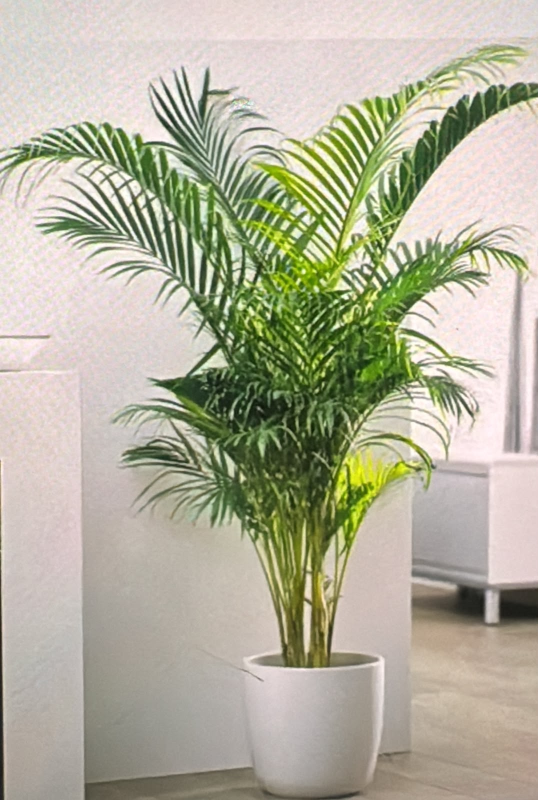
#> input picture sample1fake.jpeg, 1076 x 1600 px (shown at 1/2 size); its folder holds only this picture in this run
$ python -i features.py   (imports and definitions only)   (older library calls are emulated)
#> lines starting #> are read from the running program, lines starting #| are printed output that depends on the picture; after the words box and inside, x2 and y2 are one past the last pixel; in counts of white or black regions, pixels touching at a corner belong together
### utils.py
"""
Generic, reusable helpers shared across the project.
No screen-detection-specific logic lives here.
"""

import logging
import time
import functools
import sys

import cv2
import numpy as np

import config


def setup_logger(name: str = "screen_detector") -> logging.Logger:
#> further down, picture is the input picture: shape (1600, 1076, 3); mean B, G, R 156, 176.7, 178.5
    logger = logging.getLogger(name)
    if not logger.handlers:
        handler = logging.StreamHandler(sys.stderr)
        formatter = logging.Formatter("[%(levelname)s] %(name)s: %(message)s")
        handler.setFormatter(formatter)
        logger.addHandler(handler)
        logger.setLevel(logging.INFO)
    return logger


logger = setup_logger()


def safe_divide(numerator: float, denominator: float, default: float = 0.0) -> float:
    """Avoid divide-by-zero in ratio-based features."""
    if denominator == 0 or np.isnan(denominator):
        return default
    result = numerator / denominator
    if np.isnan(result) or np.isinf(result):
        return default
    return float(result)


# [27 lines left out: functions load_image, preprocess_image, not called in this run]


def to_gray(image: np.ndarray) -> np.ndarray:
    if len(image.shape) == 2:
        return image
    return cv2.cvtColor(image, cv2.COLOR_BGR2GRAY)
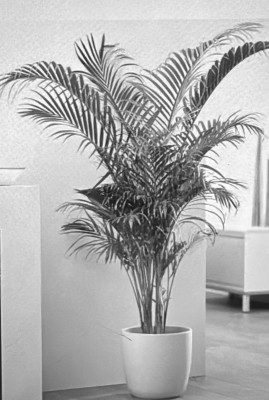
#> returned value: shape (1600, 1076) (shown at 1/4 size); min 13, max 255, mean 174.9


# [26 lines left out: functions timer, list_image_files, not called in this run]

### features.py
"""
Handcrafted feature extraction for screen-vs-real classification.

Each function takes a preprocessed (resized) BGR image and returns a dict
of {feature_name: float}. extract_all_features() concatenates everything
into a single fixed-order vector, with FEATURE_NAMES kept in lockstep so
predict.py / evaluate.py can always interpret the vector correctly even if
this file changes later.
"""

from collections import OrderedDict

import cv2
import numpy as np
import pywt
from skimage.feature import local_binary_pattern

import config
from utils import to_gray, safe_divide


# ---------------------------------------------------------------------------
# 1. FFT radial energy-band features
# ---------------------------------------------------------------------------
def fft_features(gray: np.ndarray) -> dict:
    """
    Compute the 2D FFT magnitude spectrum, radially bin it into bands
    (config.FFT_BANDS), and return each band's energy fraction of total
    energy, plus a "deviation from natural 1/f falloff" score.
    """
    f = np.fft.fft2(gray.astype(np.float32))
    fshift = np.fft.fftshift(f)
    magnitude = np.abs(fshift)
    power = magnitude ** 2

    h, w = gray.shape
    cy, cx = h // 2, w // 2
    y, x = np.ogrid[:h, :w]
    radius = np.sqrt((x - cx) ** 2 + (y - cy) ** 2)
    max_radius = np.sqrt(cx ** 2 + cy ** 2)
    norm_radius = radius / max_radius  # 0 at center, 1 at corner

    total_energy = power.sum()
#> total_energy = 9.86e+16
    feats = {}
    band_energies = []
    for i, (lo, hi) in enumerate(config.FFT_BANDS):
        mask = (norm_radius >= lo) & (norm_radius < hi)
        band_energy = power[mask].sum()
        frac = safe_divide(band_energy, total_energy)
        feats[f"fft_band_{i}_energy_frac"] = frac
        band_energies.append(frac)
#> this loop made 4 passes
#> (band_energy, result in safe_divide, frac) on passes 1 to 2: (9.85e+16, 0.999, 0.999), (1.33e+14, 0.00135, 0.00135)
#> after the loop, band_energies = [0.999, 0.00135, 6.69e-05, 1.15e-05]; feats = {'fft_band_0_energy_frac': 0.999, 'fft_band_1_energy_frac': 0.00135, 'fft_band_2_energy_frac': 6.69e-05, 'fft_band_3_energy_frac': 1.15e-05}

    # Radially averaged 1D profile, used to measure deviation from the
    # smooth monotonic decay expected in natural images.
    n_bins = 40
    bin_idx = np.clip((norm_radius * n_bins).astype(int), 0, n_bins - 1)
    radial_profile = np.zeros(n_bins, dtype=np.float64)
    counts = np.zeros(n_bins, dtype=np.float64)
    np.add.at(radial_profile, bin_idx.ravel(), power.ravel())
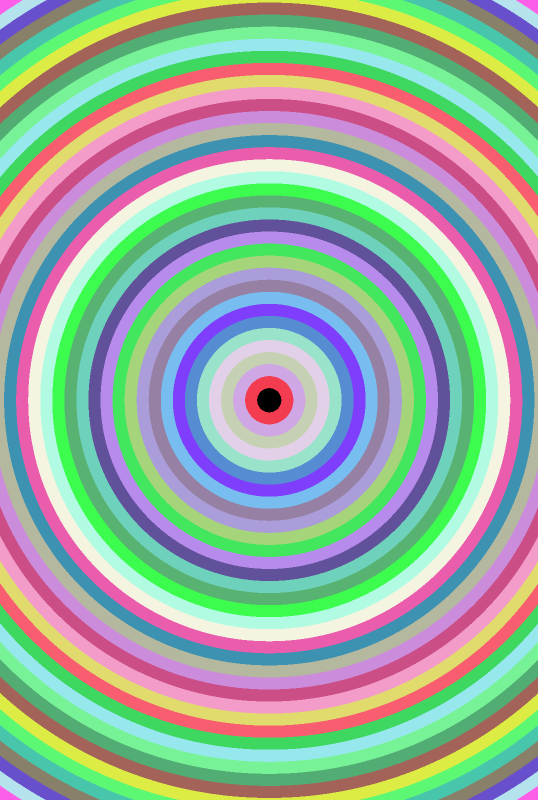
#> bin_idx: shape (1600, 1076) int64 (shown at 1/2 size); 40 distinct labels, from 0 to 39; one colour per label, 0 black
    np.add.at(counts, bin_idx.ravel(), 1.0)
    radial_profile = radial_profile / np.maximum(counts, 1)
    radial_profile_log = np.log1p(radial_profile)

    # Fit a line (in log space, skip the DC-heavy first couple of bins) and
    # measure residual variance -- natural images decay near-linearly in
    # log-log space; screen photos show spikes that break this linearity.
    valid = radial_profile_log[2:]
    if len(valid) > 2 and valid.std() > 0:
        xs = np.arange(len(valid))
        coeffs = np.polyfit(xs, valid, 1)
        fitted = np.polyval(coeffs, xs)
        residual = valid - fitted
        feats["fft_falloff_residual_std"] = float(residual.std())
        feats["fft_falloff_residual_max"] = float(np.max(np.abs(residual)))
    else:
        feats["fft_falloff_residual_std"] = 0.0
        feats["fft_falloff_residual_max"] = 0.0

    # High/low band ratio, a simple proxy used alongside the per-band split
    feats["fft_high_low_ratio"] = safe_divide(
        band_energies[-1], band_energies[0] + 1e-8
    )

    return feats


# ---------------------------------------------------------------------------
# 2. Moire pattern detection (paired off-axis peaks in FFT)
# ---------------------------------------------------------------------------
def moire_score(gray: np.ndarray) -> dict:
    f = np.fft.fft2(gray.astype(np.float32))
    fshift = np.fft.fftshift(f)
    magnitude = np.log1p(np.abs(fshift))
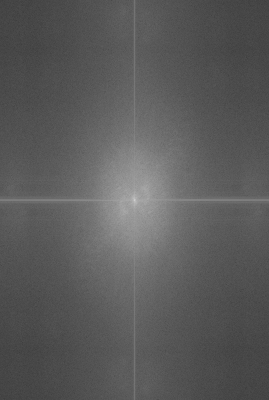
#> magnitude: shape (1600, 1076) float64 (shown at 1/4 size); min 0.729, max 19.52, mean 7.42; drawn with min black and max white

    h, w = gray.shape
    cy, cx = h // 2, w // 2
    y, x = np.ogrid[:h, :w]
    radius = np.sqrt((x - cx) ** 2 + (y - cy) ** 2)
    max_radius = np.sqrt(cx ** 2 + cy ** 2)
    norm_radius = radius / max_radius

    band_lo, band_hi = config.MOIRE_BAND_RADIUS
    band_mask = (norm_radius >= band_lo) & (norm_radius < band_hi) & (
        norm_radius >= config.MOIRE_LOW_FREQ_RADIUS
    )

    band_values = magnitude[band_mask]
    if band_values.size == 0:
        return {"moire_peak_count": 0.0, "moire_peak_energy_frac": 0.0}

    thresh = np.percentile(band_values, config.MOIRE_PEAK_PERCENTILE)
#> thresh = 11.79
    peak_mask = (magnitude > thresh) & band_mask
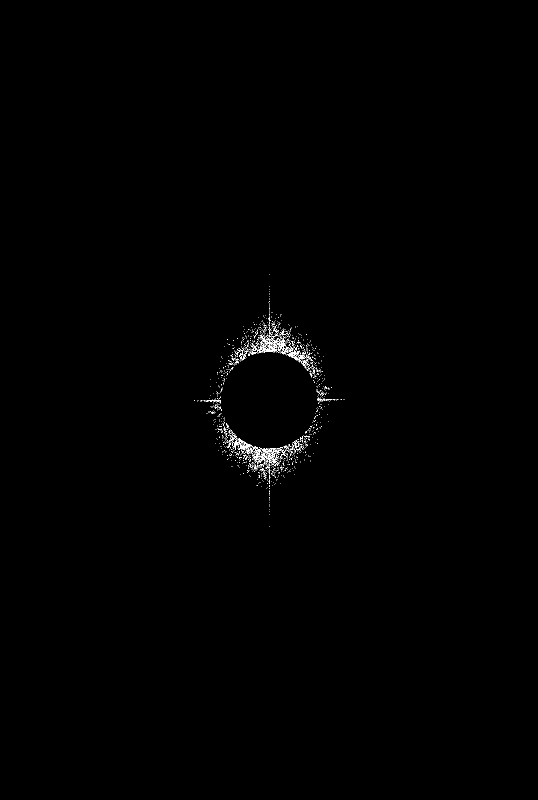
#> peak_mask: shape (1600, 1076) bool (shown at 1/2 size); 0.33% white in thin lines or dots, all inside (x1, y1, x2, y2) = (388, 548, 689, 1053)

    # Count connected peak blobs (moire shows up as a handful of sharp,
    # localized, often symmetric spikes -- not diffuse noise).
    peak_mask_uint8 = (peak_mask.astype(np.uint8)) * 255
    num_labels, _ = cv2.connectedComponents(peak_mask_uint8, connectivity=8)
#> num_labels = 1217
    peak_count = max(num_labels - 1, 0)  # subtract background label
#> peak_count = 1216

    peak_energy = magnitude[peak_mask].sum()
#> peak_energy = 67734
    band_energy = magnitude[band_mask].sum()
#> band_energy = 4800657.6
    peak_energy_frac = safe_divide(peak_energy, band_energy)
#> peak_energy_frac = 0.0141

    return {
        "moire_peak_count": float(peak_count),
        "moire_peak_energy_frac": float(peak_energy_frac),
    }


# ---------------------------------------------------------------------------
# 3. Wavelet sub-band energy features
# ---------------------------------------------------------------------------
def wavelet_features(gray: np.ndarray) -> dict:
    coeffs = pywt.wavedec2(
        gray.astype(np.float32), config.WAVELET_NAME, level=config.WAVELET_LEVELS
    )
#> coeffs = 3 items
    # coeffs[0] = final approximation, coeffs[1:] = (cH, cV, cD) per level,
    # ordered from coarsest to finest level.
    feats = {}
    energies = []
    for level_idx, (cH, cV, cD) in enumerate(coeffs[1:], start=1):
        eH = float(np.sum(cH ** 2))
        eV = float(np.sum(cV ** 2))
        eD = float(np.sum(cD ** 2))
        feats[f"wavelet_l{level_idx}_diag_energy"] = eD
        energies.append((level_idx, eH, eV, eD))
#> this loop made 2 passes
#> (level_idx, eH, eV, eD) on passes 1 to 2: (1, 19392364, 23797786, 1352544.6), (2, 2033607.9, 1947152.8, 210038.9)
#> after the loop, energies = [(1, 19392364, 23797786, 1352544.6), (2, 2033607.9, 1947152.8, 210038.9)]; feats = {'wavelet_l1_diag_energy': 1352544.6, 'wavelet_l2_diag_energy': 210038.9}

    total_energy = sum(eH + eV + eD for _, eH, eV, eD in energies) + 1e-8
#> total_energy = 48733494.1
    for level_idx, eH, eV, eD in energies:
        feats[f"wavelet_l{level_idx}_diag_frac"] = safe_divide(eD, total_energy)
#> this loop made 2 passes
#> (level_idx, eH, eV, eD) on passes 1 to 2: (1, 19392364, 23797786, 1352544.6), (2, 2033607.9, 1947152.8, 210038.9)
#> after the loop, feats = {'wavelet_l1_diag_energy': 1352544.6, 'wavelet_l2_diag_energy': 210038.9, 'wavelet_l1_diag_frac': 0.0278, 'wavelet_l2_diag_frac': 0.00431}

    # Ratio of diagonal energy between levels -- a proxy for the
    # scale-inconsistent energy moire injects.
    if len(energies) >= 2:
        d1 = energies[0][3]
#> d1 = 1352544.6
        d2 = energies[1][3]
#> d2 = 210038.9
        feats["wavelet_diag_level_ratio"] = safe_divide(d2, d1 + 1e-8)
    else:
        feats["wavelet_diag_level_ratio"] = 0.0

    return feats


# ---------------------------------------------------------------------------
# 4. Edge density / Hough line straightness (bezel detection)
# ---------------------------------------------------------------------------
def edge_features(gray: np.ndarray) -> dict:
    edges = cv2.Canny(gray, config.CANNY_LOW, config.CANNY_HIGH)
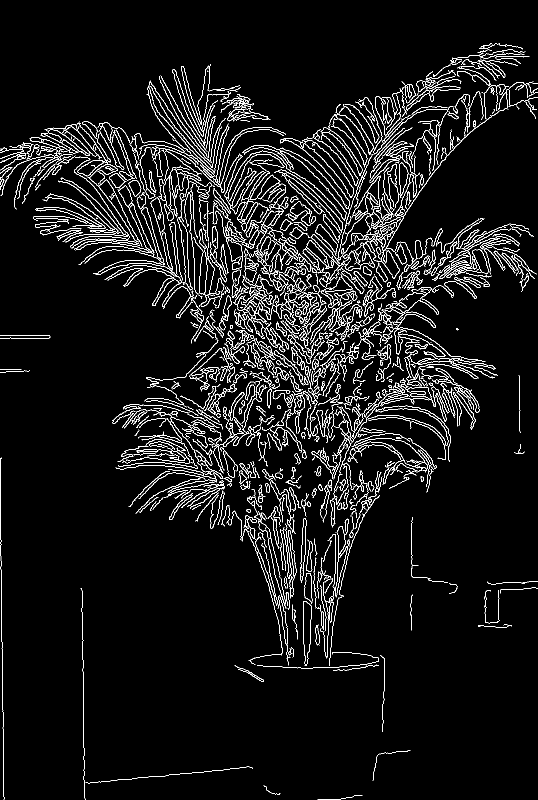
#> edges: shape (1600, 1076) (shown at 1/2 size); 5.8% white in thin lines or dots
    edge_density = float(np.mean(edges > 0))
#> edge_density = 0.058

    lines = cv2.HoughLinesP(
        edges,
        rho=1,
        theta=np.pi / 180,
        threshold=config.HOUGH_THRESHOLD,
        minLineLength=config.HOUGH_MIN_LINE_LENGTH,
        maxLineGap=config.HOUGH_MAX_LINE_GAP,
    )
#> lines = 437 rows, first 6: [367, 277, 462, 372], [961, 157, 1026, 92], [549, 572, 737, 384], [465, 555, 541, 631], [553, 620, 680, 747], [644, 569, 712, 499]

    axis_aligned_count = 0
    total_lines = 0
    total_length = 0.0
    axis_aligned_length = 0.0

    if lines is not None:
        for line in lines:
            x1, y1, x2, y2 = line[0]
            length = np.hypot(x2 - x1, y2 - y1)
            angle = np.degrees(np.arctan2(y2 - y1, x2 - x1))
            angle = abs(angle) % 180
            dist_to_axis = min(angle, abs(angle - 90), abs(angle - 180))
            total_lines += 1
            total_length += length
            if dist_to_axis <= config.AXIS_ALIGN_TOLERANCE_DEG:
                axis_aligned_count += 1
                axis_aligned_length += length
#> this loop made 437 passes
#> (x1, y1, x2, y2, length, angle, dist_to_axis, total_length) on passes 19, 36, 50, 103, 133, 142: (613, 536, 617, 474, 62.13, 86.31, 3.69, 2386.9), (620, 1268, 624, 1202, 66.12, 86.53, 3.47, 4479.2), (1, 1133, 2, 1203, 70.01, 89.18, 0.818, 6258), (164, 1215, 167, 1443, 228, 89.25, 0.754, 12384.9), (596, 866, 601, 778, 88.14, 86.75, 3.25, 15441.8), (823, 1152, 823, 1041, 111, 90, 0, 16429.8)

    return {
        "edge_density": edge_density,
        "hough_line_count": float(total_lines),
        "hough_axis_aligned_frac": safe_divide(axis_aligned_count, total_lines),
        "hough_axis_aligned_length_frac": safe_divide(
            axis_aligned_length, total_length
        ),
    }


# ---------------------------------------------------------------------------
# 5. Local Binary Pattern texture summary
# ---------------------------------------------------------------------------
def lbp_features(gray: np.ndarray) -> dict:
    lbp = local_binary_pattern(
        gray, config.LBP_POINTS, config.LBP_RADIUS, method=config.LBP_METHOD
    )
    n_bins = config.LBP_POINTS + 2  # uniform method bin count
    hist, _ = np.histogram(
        lbp.ravel(), bins=n_bins, range=(0, n_bins), density=True
    )
    hist = hist + 1e-8
    entropy = float(-np.sum(hist * np.log2(hist)))
    top_bin_frac = float(np.max(hist))
    uniform_frac = float(np.sum(hist[:-1]))  # all but the "non-uniform" bin

    return {
        "lbp_entropy": entropy,
        "lbp_top_bin_frac": top_bin_frac,
        "lbp_uniform_frac": uniform_frac,
    }


# ---------------------------------------------------------------------------
# 6. Gradient orientation peakiness
# ---------------------------------------------------------------------------
def gradient_orientation_features(gray: np.ndarray) -> dict:
    gx = cv2.Sobel(gray, cv2.CV_32F, 1, 0, ksize=3)
    gy = cv2.Sobel(gray, cv2.CV_32F, 0, 1, ksize=3)
    magnitude = np.sqrt(gx ** 2 + gy ** 2)
    orientation = (np.degrees(np.arctan2(gy, gx)) % 180)

    # Weight orientation histogram by magnitude so flat regions don't dilute
    # the signal.
    strong_mask = magnitude > (magnitude.mean() + magnitude.std())
#> strong_mask: shape (1600, 1076) bool; 12.9% white; 1483 white regions (824 under 20 px), largest, box (x1, y1, x2, y2) and area: (60, 241, 415, 607) 30066, (490, 269, 724, 558) 10317, (721, 150, 1076, 559) 8653
    if strong_mask.sum() == 0:
        return {"gradient_cardinal_peak_frac": 0.0}

    angles = orientation[strong_mask]
    near_cardinal = (
        (angles <= 5) | (angles >= 175) | (np.abs(angles - 90) <= 5)
    )
    frac = float(np.mean(near_cardinal))
    return {"gradient_cardinal_peak_frac": frac}


# ---------------------------------------------------------------------------
# 7. Laplacian variance (sharpness proxy)
# ---------------------------------------------------------------------------
def laplacian_variance(gray: np.ndarray) -> dict:
    lap = cv2.Laplacian(gray, cv2.CV_64F)
    return {"laplacian_variance": float(lap.var())}


# ---------------------------------------------------------------------------
# 8. Color / saturation statistics
# ---------------------------------------------------------------------------
def color_features(bgr: np.ndarray) -> dict:
    hsv = cv2.cvtColor(bgr, cv2.COLOR_BGR2HSV)
#> hsv: shape (1600, 1076, 3); mean H, S, V 33.7, 48.3, 183.9
    saturation = hsv[:, :, 1].astype(np.float32) / 255.0

    # Flat-region uniformity: segment low-gradient regions and measure how
    # unnaturally uniform their color is (screens often render "too clean"
    # flat colors compared to photographed real surfaces).
    gray = to_gray(bgr)
    gx = cv2.Sobel(gray, cv2.CV_32F, 1, 0, ksize=3)
    gy = cv2.Sobel(gray, cv2.CV_32F, 0, 1, ksize=3)
    grad_mag = np.sqrt(gx ** 2 + gy ** 2)
    flat_mask = grad_mag < np.percentile(grad_mag, 20)
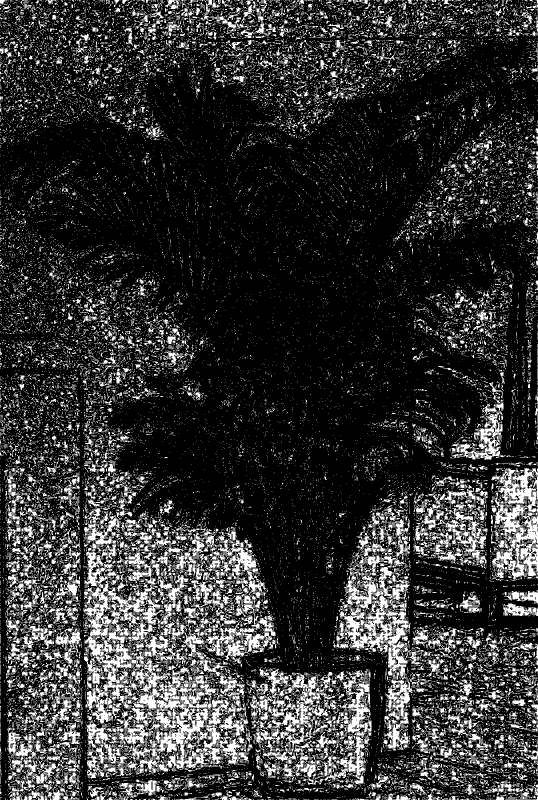
#> flat_mask: shape (1600, 1076) bool (shown at 1/2 size); 19.7% white; 29895 white regions (28006 under 20 px), largest, box (x1, y1, x2, y2) and area: (167, 1016, 497, 1553) 47497, (680, 1086, 826, 1501) 16855, (984, 936, 1076, 1159) 10782

    if flat_mask.sum() > 10:
        flat_std = float(bgr[flat_mask].astype(np.float32).std())
    else:
        flat_std = 0.0

    return {
        "saturation_mean": float(saturation.mean()),
        "saturation_std": float(saturation.std()),
        "high_saturation_frac": float(np.mean(saturation > 0.6)),
        "flat_region_color_std": flat_std,
    }


# ---------------------------------------------------------------------------
# 9. Brightness distribution
# ---------------------------------------------------------------------------
def brightness_features(gray: np.ndarray) -> dict:
    hist, _ = np.histogram(gray.ravel(), bins=32, range=(0, 256), density=True)
    hist = hist + 1e-8
    entropy = float(-np.sum(hist * np.log2(hist)))
    clipped_highlight_frac = float(np.mean(gray > 250))
    dynamic_range = float(gray.max()) - float(gray.min())

    return {
        "brightness_entropy": entropy,
        "clipped_highlight_frac": clipped_highlight_frac,
        "dynamic_range": dynamic_range,
    }


# ---------------------------------------------------------------------------
# 10. Reflection / specular highlight detection
# ---------------------------------------------------------------------------
def reflection_score(bgr: np.ndarray, gray: np.ndarray) -> dict:
    hsv = cv2.cvtColor(bgr, cv2.COLOR_BGR2HSV)
    saturation = hsv[:, :, 1]

    bright_mask = (gray > config.REFLECTION_BRIGHTNESS_THRESH) & (saturation < 60)
#> bright_mask: shape (1600, 1076) bool; 5.9% white; 1204 white regions (788 under 20 px), largest, box (x1, y1, x2, y2) and area: (806, 503, 1054, 923) 34986, (1048, 584, 1076, 860) 3214, (821, 844, 890, 917) 2610
    bright_mask_uint8 = bright_mask.astype(np.uint8) * 255

    num_labels, labels, stats, _ = cv2.connectedComponentsWithStats(
        bright_mask_uint8, connectivity=8
    )
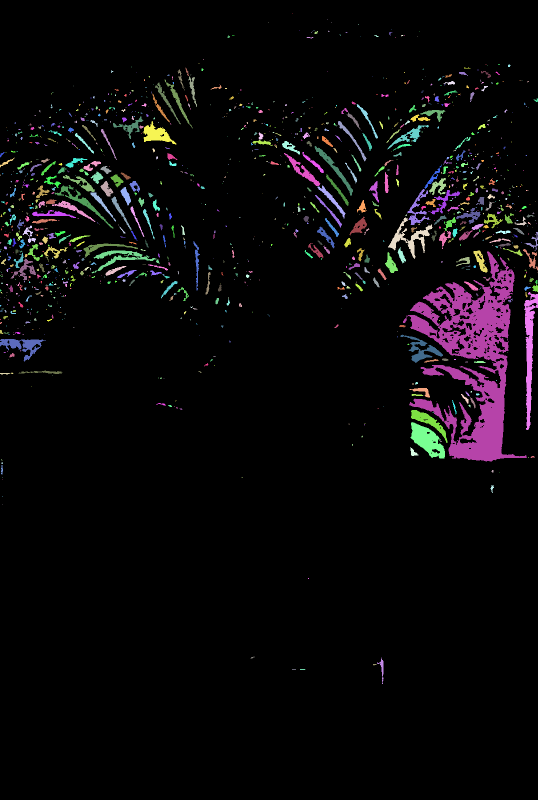
#> labels: shape (1600, 1076) int32 (shown at 1/2 size); 1205 distinct labels, from 0 to 1204; one colour per label, 0 black

    total_pixels = gray.shape[0] * gray.shape[1]
    valid_blob_count = 0
    valid_blob_area = 0
    for i in range(1, num_labels):  # skip background
        area = stats[i, cv2.CC_STAT_AREA]
        area_frac = area / total_pixels
        if area >= config.REFLECTION_MIN_AREA and area_frac <= config.REFLECTION_MAX_AREA_FRACTION:
            valid_blob_count += 1
            valid_blob_area += area

    return {
        "reflection_blob_count": float(valid_blob_count),
        "reflection_area_frac": safe_divide(valid_blob_area, total_pixels),
    }


# ---------------------------------------------------------------------------
# Top-level orchestration
# ---------------------------------------------------------------------------
def extract_all_features(bgr_image: np.ndarray) -> "OrderedDict[str, float]":
    """
    Run every feature family on a preprocessed (already resized) BGR image
    and return a single ordered dict of feature_name -> value. The ordering
    is deterministic (insertion order of this function), and FEATURE_NAMES
    below must always match it.
    """
    gray = to_gray(bgr_image)

    all_feats = OrderedDict()
    all_feats.update(fft_features(gray))
    all_feats.update(moire_score(gray))
    all_feats.update(wavelet_features(gray))
    all_feats.update(edge_features(gray))
    all_feats.update(lbp_features(gray))
    all_feats.update(gradient_orientation_features(gray))
    all_feats.update(laplacian_variance(gray))
    all_feats.update(color_features(bgr_image))
    all_feats.update(brightness_features(gray))
    all_feats.update(reflection_score(bgr_image, gray))

    return all_feats


def features_to_vector(feats: "OrderedDict[str, float]") -> np.ndarray:
    return np.array(list(feats.values()), dtype=np.float64)


# [8 lines left out: function get_feature_names, not called in this run]

>>> import cv2
>>> picture = cv2.imread('sample1fake.jpeg')
>>> result = extract_all_features(picture)
